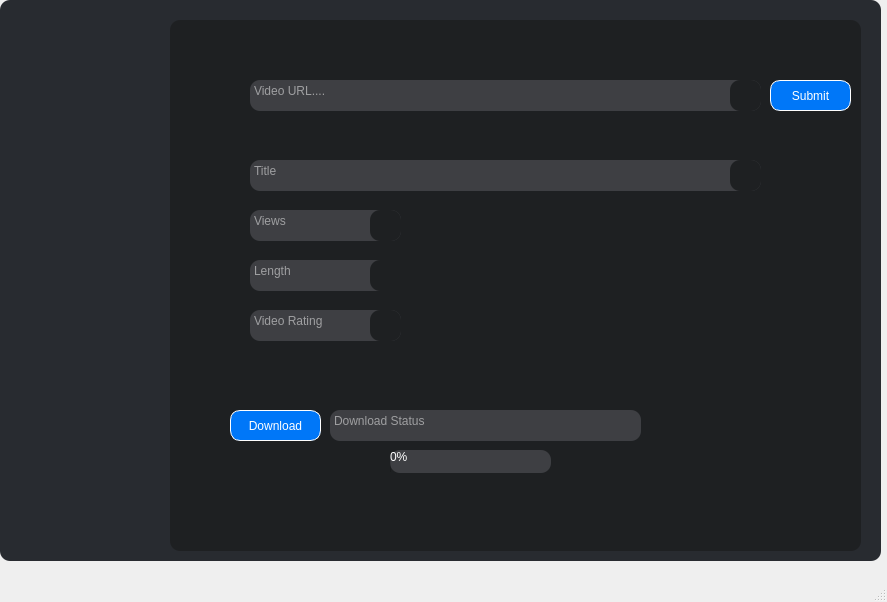
<?xml version="1.0" encoding="UTF-8"?>
<ui version="4.0">
 <class>MainWindow</class>
 <widget class="QMainWindow" name="MainWindow">
  <property name="geometry">
   <rect>
    <x>0</x>
    <y>0</y>
    <width>887</width>
    <height>602</height>
   </rect>
  </property>
  <property name="windowTitle">
   <string>MainWindow</string>
  </property>
  <widget class="QWidget" name="centralwidget">
   <widget class="QFrame" name="frame1">
    <property name="geometry">
     <rect>
      <x>0</x>
      <y>0</y>
      <width>881</width>
      <height>561</height>
     </rect>
    </property>
    <property name="autoFillBackground">
     <bool>false</bool>
    </property>
    <property name="styleSheet">
     <string notr="true">background-color: rgb(40, 43, 48);
border-style: solid;
border-width: 0px;
border-radius: 10px;

</string>
    </property>
    <property name="frameShape">
     <enum>QFrame::StyledPanel</enum>
    </property>
    <property name="frameShadow">
     <enum>QFrame::Raised</enum>
    </property>
    <widget class="QFrame" name="frame2">
     <property name="geometry">
      <rect>
       <x>170</x>
       <y>20</y>
       <width>691</width>
       <height>531</height>
      </rect>
     </property>
     <property name="autoFillBackground">
      <bool>false</bool>
     </property>
     <property name="styleSheet">
      <string notr="true">background-color: rgb(30, 32, 34);
border-style: solid;
border-width: 0px;
border-radius: 10px;

</string>
     </property>
     <property name="frameShape">
      <enum>QFrame::StyledPanel</enum>
     </property>
     <property name="frameShadow">
      <enum>QFrame::Raised</enum>
     </property>
     <widget class="QTextEdit" name="URL">
      <property name="geometry">
       <rect>
        <x>80</x>
        <y>60</y>
        <width>511</width>
        <height>31</height>
       </rect>
      </property>
      <property name="cursor" stdset="0">
       <cursorShape>IBeamCursor</cursorShape>
      </property>
      <property name="styleSheet">
       <string notr="true">background-color: rgb(62, 63, 67);
color:white;
border-style: solid;
border-width: 0px;
border-radius: 10px;

</string>
      </property>
      <property name="verticalScrollBarPolicy">
       <enum>Qt::ScrollBarAlwaysOff</enum>
      </property>
      <property name="horizontalScrollBarPolicy">
       <enum>Qt::ScrollBarAsNeeded</enum>
      </property>
      <property name="placeholderText">
       <string>Video URL....</string>
      </property>
     </widget>
     <widget class="QPushButton" name="SUBMIT">
      <property name="geometry">
       <rect>
        <x>600</x>
        <y>60</y>
        <width>81</width>
        <height>31</height>
       </rect>
      </property>
      <property name="styleSheet">
       <string notr="true">QPushButton {
transition: all .5s ease;
color:white;
	font: 75 11pt &quot;Chilanka&quot;;
border-style: solid;
border-width: 0px;
border-radius: 10px;
border:1px solid white;
text-transform: uppercase;
text-align: center;
line-height: 1;
background-color :rgb(0, 119, 248);

outline: none;  
    
}
QPushButton:hover {
    color:rgb(24, 33, 62);
    background-color: white;;
}




</string>
      </property>
      <property name="text">
       <string>Submit</string>
      </property>
      <property name="iconSize">
       <size>
        <width>40</width>
        <height>40</height>
       </size>
      </property>
     </widget>
     <widget class="QTextEdit" name="title">
      <property name="enabled">
       <bool>false</bool>
      </property>
      <property name="geometry">
       <rect>
        <x>80</x>
        <y>140</y>
        <width>511</width>
        <height>31</height>
       </rect>
      </property>
      <property name="cursor" stdset="0">
       <cursorShape>IBeamCursor</cursorShape>
      </property>
      <property name="styleSheet">
       <string notr="true">background-color: rgb(62, 63, 67);
color:white;
border-style: solid;
border-width: 0px;
border-radius: 10px;

</string>
      </property>
      <property name="verticalScrollBarPolicy">
       <enum>Qt::ScrollBarAlwaysOff</enum>
      </property>
      <property name="undoRedoEnabled">
       <bool>true</bool>
      </property>
      <property name="placeholderText">
       <string>Title</string>
      </property>
     </widget>
     <widget class="QTextEdit" name="views">
      <property name="enabled">
       <bool>false</bool>
      </property>
      <property name="geometry">
       <rect>
        <x>80</x>
        <y>190</y>
        <width>151</width>
        <height>31</height>
       </rect>
      </property>
      <property name="cursor" stdset="0">
       <cursorShape>IBeamCursor</cursorShape>
      </property>
      <property name="styleSheet">
       <string notr="true">background-color: rgb(62, 63, 67);
color:white;
border-style: solid;
border-width: 0px;
border-radius: 10px;

</string>
      </property>
      <property name="verticalScrollBarPolicy">
       <enum>Qt::ScrollBarAlwaysOff</enum>
      </property>
      <property name="placeholderText">
       <string>Views</string>
      </property>
     </widget>
     <widget class="QTextEdit" name="length">
      <property name="enabled">
       <bool>false</bool>
      </property>
      <property name="geometry">
       <rect>
        <x>80</x>
        <y>240</y>
        <width>141</width>
        <height>31</height>
       </rect>
      </property>
      <property name="cursor" stdset="0">
       <cursorShape>IBeamCursor</cursorShape>
      </property>
      <property name="styleSheet">
       <string notr="true">background-color: rgb(62, 63, 67);
color:white;
border-style: solid;
border-width: 0px;
border-radius: 10px;

</string>
      </property>
      <property name="verticalScrollBarPolicy">
       <enum>Qt::ScrollBarAlwaysOff</enum>
      </property>
      <property name="placeholderText">
       <string>Length</string>
      </property>
     </widget>
     <widget class="QTextEdit" name="rating">
      <property name="enabled">
       <bool>false</bool>
      </property>
      <property name="geometry">
       <rect>
        <x>80</x>
        <y>290</y>
        <width>151</width>
        <height>31</height>
       </rect>
      </property>
      <property name="cursor" stdset="0">
       <cursorShape>IBeamCursor</cursorShape>
      </property>
      <property name="styleSheet">
       <string notr="true">background-color: rgb(62, 63, 67);
color:white;
border-style: solid;
border-width: 0px;
border-radius: 10px;

</string>
      </property>
      <property name="verticalScrollBarPolicy">
       <enum>Qt::ScrollBarAlwaysOff</enum>
      </property>
      <property name="placeholderText">
       <string>Video Rating</string>
      </property>
     </widget>
     <widget class="QTextEdit" name="status">
      <property name="enabled">
       <bool>false</bool>
      </property>
      <property name="geometry">
       <rect>
        <x>160</x>
        <y>390</y>
        <width>311</width>
        <height>31</height>
       </rect>
      </property>
      <property name="cursor" stdset="0">
       <cursorShape>IBeamCursor</cursorShape>
      </property>
      <property name="styleSheet">
       <string notr="true">background-color: rgb(62, 63, 67);
color:white;
border-style: solid;
border-width: 0px;
border-radius: 10px;

</string>
      </property>
      <property name="verticalScrollBarPolicy">
       <enum>Qt::ScrollBarAlwaysOff</enum>
      </property>
      <property name="html">
       <string>&lt;!DOCTYPE HTML PUBLIC &quot;-//W3C//DTD HTML 4.0//EN&quot; &quot;http://www.w3.org/TR/REC-html40/strict.dtd&quot;&gt;
&lt;html&gt;&lt;head&gt;&lt;meta name=&quot;qrichtext&quot; content=&quot;1&quot; /&gt;&lt;style type=&quot;text/css&quot;&gt;
p, li { white-space: pre-wrap; }
&lt;/style&gt;&lt;/head&gt;&lt;body style=&quot; font-family:'Ubuntu'; font-size:11pt; font-weight:400; font-style:normal;&quot;&gt;
&lt;p align=&quot;center&quot; style=&quot;-qt-paragraph-type:empty; margin-top:0px; margin-bottom:0px; margin-left:0px; margin-right:0px; -qt-block-indent:0; text-indent:0px;&quot;&gt;&lt;br /&gt;&lt;/p&gt;&lt;/body&gt;&lt;/html&gt;</string>
      </property>
      <property name="placeholderText">
       <string>Download Status</string>
      </property>
     </widget>
     <widget class="QPushButton" name="pushButton">
      <property name="geometry">
       <rect>
        <x>200</x>
        <y>290</y>
        <width>31</width>
        <height>31</height>
       </rect>
      </property>
      <property name="styleSheet">
       <string notr="true"/>
      </property>
      <property name="text">
       <string/>
      </property>
      <property name="icon">
       <iconset>
        <normaloff>Icons/star.png</normaloff>Icons/star.png</iconset>
      </property>
      <property name="iconSize">
       <size>
        <width>25</width>
        <height>25</height>
       </size>
      </property>
     </widget>
     <widget class="QPushButton" name="pushButton_2">
      <property name="geometry">
       <rect>
        <x>200</x>
        <y>240</y>
        <width>31</width>
        <height>31</height>
       </rect>
      </property>
      <property name="styleSheet">
       <string notr="true"/>
      </property>
      <property name="text">
       <string/>
      </property>
      <property name="icon">
       <iconset>
        <normaloff>Icons/timer.png</normaloff>Icons/timer.png</iconset>
      </property>
      <property name="iconSize">
       <size>
        <width>25</width>
        <height>25</height>
       </size>
      </property>
     </widget>
     <widget class="QPushButton" name="pushButton_3">
      <property name="geometry">
       <rect>
        <x>200</x>
        <y>190</y>
        <width>31</width>
        <height>31</height>
       </rect>
      </property>
      <property name="styleSheet">
       <string notr="true"/>
      </property>
      <property name="text">
       <string/>
      </property>
      <property name="icon">
       <iconset>
        <normaloff>Icons/eye.png</normaloff>Icons/eye.png</iconset>
      </property>
      <property name="iconSize">
       <size>
        <width>25</width>
        <height>25</height>
       </size>
      </property>
     </widget>
     <widget class="QPushButton" name="pushButton_4">
      <property name="geometry">
       <rect>
        <x>560</x>
        <y>140</y>
        <width>31</width>
        <height>31</height>
       </rect>
      </property>
      <property name="styleSheet">
       <string notr="true"/>
      </property>
      <property name="text">
       <string/>
      </property>
      <property name="icon">
       <iconset>
        <normaloff>Icons/format-size.png</normaloff>Icons/format-size.png</iconset>
      </property>
      <property name="iconSize">
       <size>
        <width>25</width>
        <height>25</height>
       </size>
      </property>
     </widget>
     <widget class="QPushButton" name="pushButton_5">
      <property name="geometry">
       <rect>
        <x>560</x>
        <y>60</y>
        <width>31</width>
        <height>31</height>
       </rect>
      </property>
      <property name="styleSheet">
       <string notr="true"/>
      </property>
      <property name="text">
       <string/>
      </property>
      <property name="icon">
       <iconset>
        <normaloff>Icons/url.png</normaloff>Icons/url.png</iconset>
      </property>
      <property name="iconSize">
       <size>
        <width>25</width>
        <height>25</height>
       </size>
      </property>
     </widget>
     <widget class="QProgressBar" name="progressBar">
      <property name="enabled">
       <bool>true</bool>
      </property>
      <property name="geometry">
       <rect>
        <x>220</x>
        <y>430</y>
        <width>161</width>
        <height>23</height>
       </rect>
      </property>
      <property name="styleSheet">
       <string notr="true">background-color: rgb(62, 63, 67);
color:white;
border-style: solid;
border-width: 0px;
border-radius: 10px;
</string>
      </property>
      <property name="value">
       <number>0</number>
      </property>
     </widget>
     <widget class="QPushButton" name="DOWNLOAD">
      <property name="geometry">
       <rect>
        <x>60</x>
        <y>390</y>
        <width>91</width>
        <height>31</height>
       </rect>
      </property>
      <property name="styleSheet">
       <string notr="true">QPushButton {
transition: all .5s ease;
color:white;
	font: 75 11pt &quot;Chilanka&quot;;
border-style: solid;
border-width: 0px;
border-radius: 10px;
border:1px solid white;
text-transform: uppercase;
text-align: center;
line-height: 1;
background-color :rgb(0, 119, 248);

outline: none;  
    
}
QPushButton:hover {
    color:rgb(24, 33, 62);
    background-color: white;;
}




</string>
      </property>
      <property name="text">
       <string>Download</string>
      </property>
      <property name="iconSize">
       <size>
        <width>40</width>
        <height>40</height>
       </size>
      </property>
     </widget>
    </widget>
    <widget class="QPushButton" name="youtube">
     <property name="enabled">
      <bool>false</bool>
     </property>
     <property name="geometry">
      <rect>
       <x>20</x>
       <y>0</y>
       <width>121</width>
       <height>151</height>
      </rect>
     </property>
     <property name="text">
      <string/>
     </property>
     <property name="icon">
      <iconset>
       <normaloff>Icons/youtube (1).png</normaloff>Icons/youtube (1).png</iconset>
     </property>
     <property name="iconSize">
      <size>
       <width>100</width>
       <height>100</height>
      </size>
     </property>
    </widget>
   </widget>
  </widget>
  <widget class="QMenuBar" name="menubar">
   <property name="geometry">
    <rect>
     <x>0</x>
     <y>0</y>
     <width>887</width>
     <height>22</height>
    </rect>
   </property>
  </widget>
  <widget class="QStatusBar" name="statusbar"/>
 </widget>
 <resources/>
 <connections/>
</ui>
